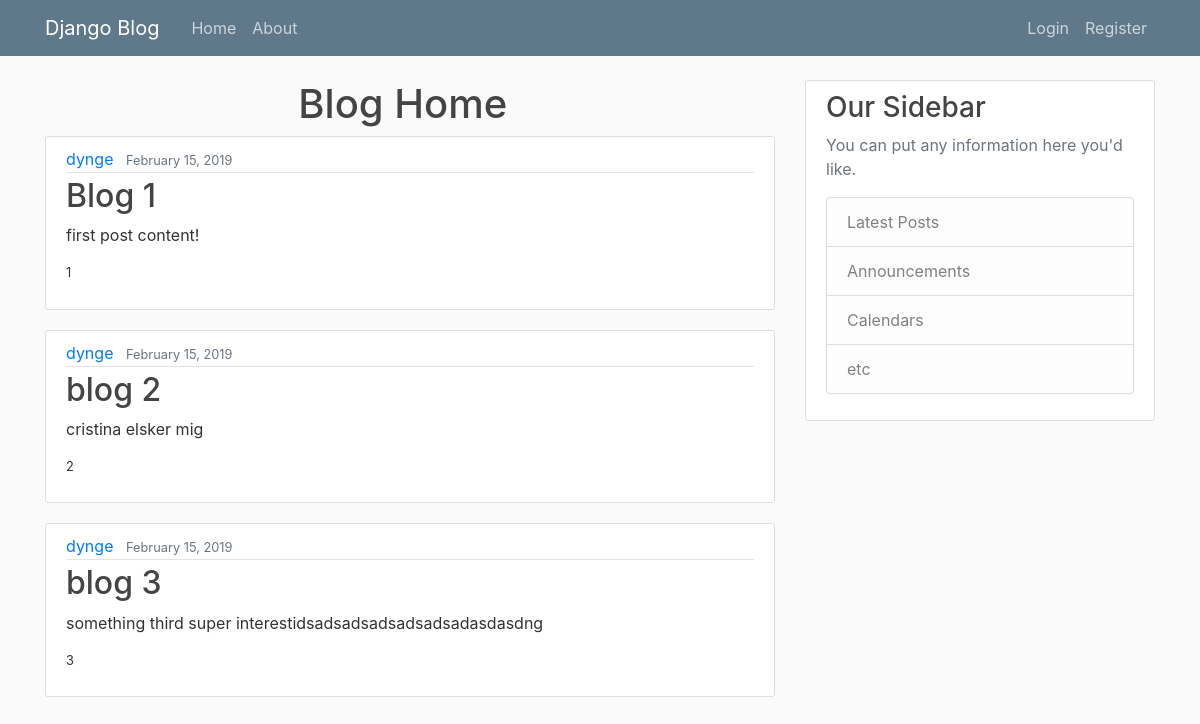
Before: / with the older database file.
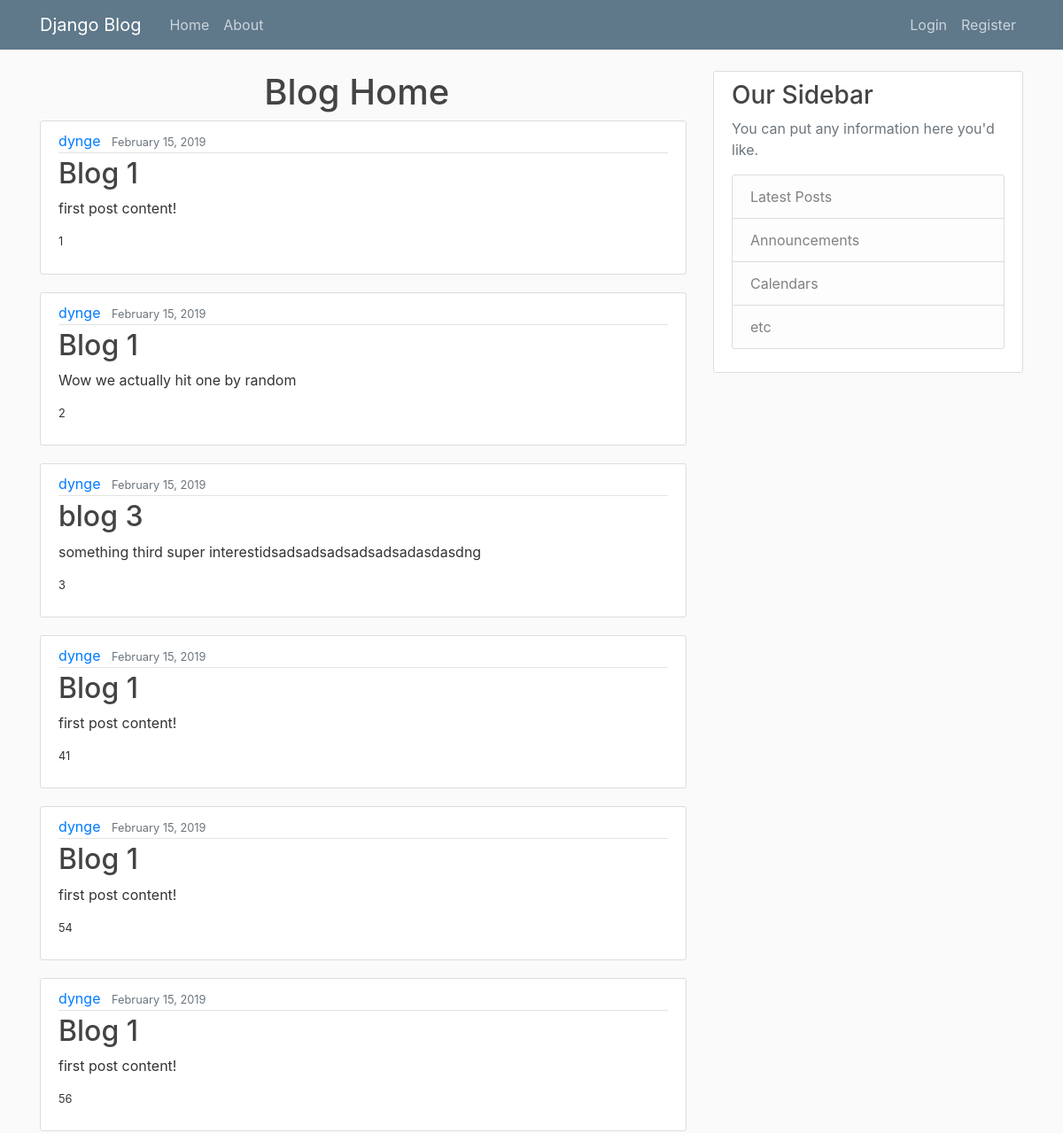
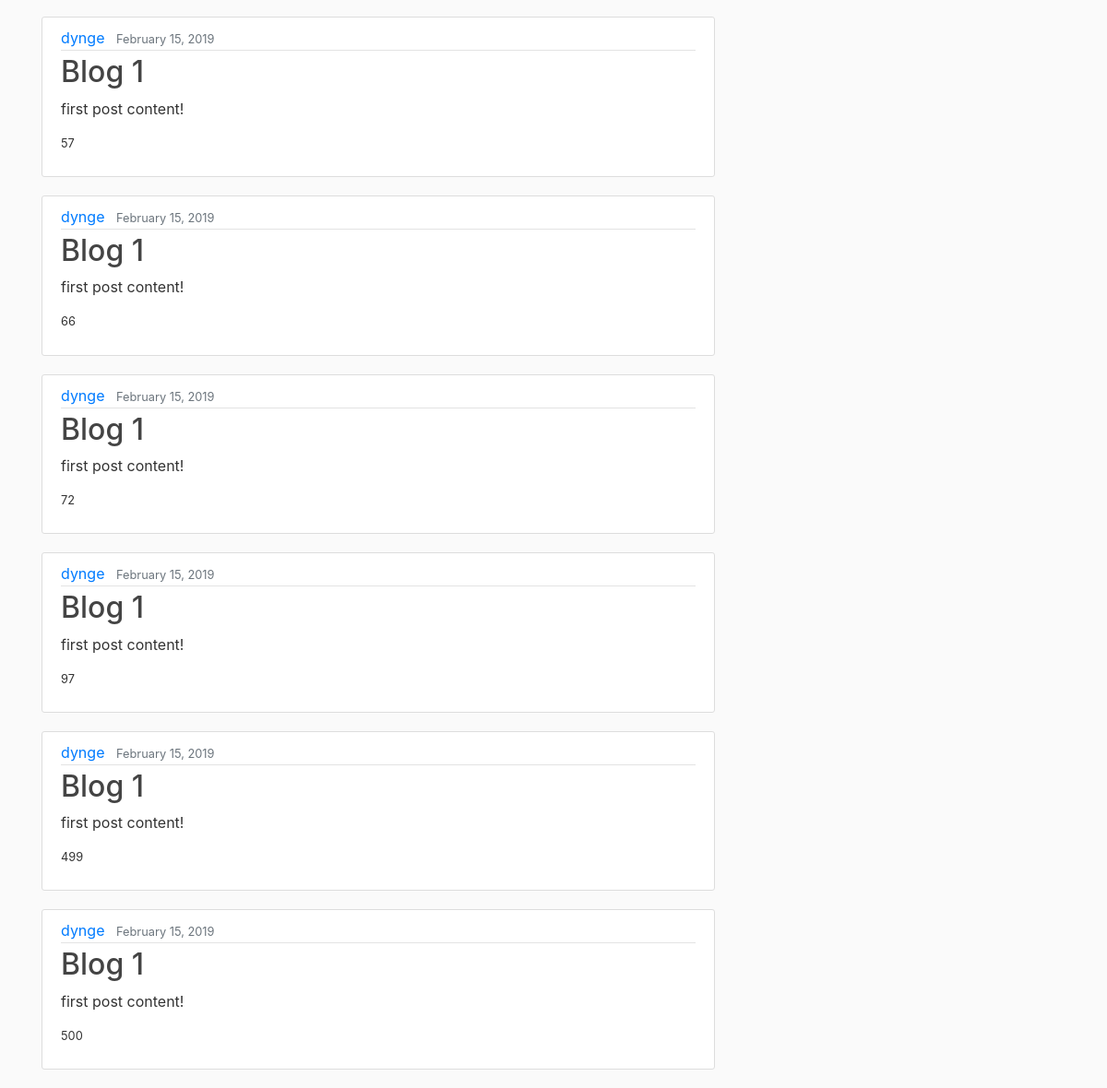
After: the same page with the newer database file (2 pictures, top to bottom).
### blog/models.py (models this page shows, shortened)
class Post(models.Model):
    title = models.CharField(max_length=100)
    content = models.TextField()
    date_posted = models.DateTimeField(default=timezone.now)
    author = models.ForeignKey(User, on_delete=models.CASCADE)

### blog/views.py (the view)
# urls.py: path("", views.home, name="blog-home"),
def home(request):
    context = {"posts": Post.objects.all()}
    return render(request, "blog/home.html", context)

### blog/templates/blog/home.html
{% extends "blog/base.html" %} {% block content %}
<div class="row">
    <div class="col-sm-4">
    </div>
    <div class="col-md-4">
        <h1>Blog Home</h1>
    </div>
    <div class="col-sm-4">
    </div>
</div>
{% for post in posts %}
<article class="media content-section">
    <div class="media-body">
        <div class="article-metadata">
            <a class="mr-2" href="#">{{ post.author }}</a>
            <small class="text-muted">{{ post.date_posted|date:"F d, Y" }}</small>
        </div>
        <h2><a class="article-title" href="#">{{ post.title }}</a></h2>
        <p class="article-content">{{ post.content }}</p>
        <p class="article-content"><small>{{ post.id }}</small></p>
    </div>
</article>
{% endfor %} {% endblock content %}

### blog/templates/blog/base.html (shortened to what this page needs)
{% load static %}
<!doctype html>
<html lang="en">
<head>
    <link rel="stylesheet" href="{% static 'blog/css/drag_styles.css'%}">
    <link rel="stylesheet" href="https://stackpath.bootstrapcdn.com/bootstrap/4.1.3/css/bootstrap.min.css">
    <link rel="stylesheet" type="text/css" href="{% static 'blog/css/main.css'%}">
</head>
    <body>
        <header class="site-header">
            <nav class="navbar navbar-expand-md navbar-dark bg-steel fixed-top">
                <div class="container">
                    <a class="navbar-brand mr-4" href="{% url 'blog-home' %}">Django Blog</a>
                    <div class="collapse navbar-collapse" id="navbarToggle">
                        <div class="navbar-nav mr-auto">
                            <a class="nav-item nav-link" href="{% url 'blog-home' %}">Home</a>
                            <a class="nav-item nav-link" href="{% url 'blog-about' %}">About</a>
                        </div>
                        <div class="navbar-nav">
                            <a class="nav-item nav-link" href="#">Login</a>
                            <a class="nav-item nav-link" href="{% url 'register-home' %}">Register</a>
                        </div>
                    </div>
                </div>
            </nav>
        </header>
        <main role="main" class="container">
            <div class="row">
                <div class="col-md-8">
                     {% block content %} {% endblock %}
                </div>
                <div class="col-md-4">
                    <div class="content-section">
                        <h3>Our Sidebar</h3>
                        <p class='text-muted'>You can put any information here you'd like.
                            <ul class="list-group">
                                <li class="list-group-item list-group-item-light">Latest Posts</li>
                                <li class="list-group-item list-group-item-light">Announcements</li>
                                <li class="list-group-item list-group-item-light">Calendars</li>
                                <li class="list-group-item list-group-item-light">etc</li>
                            </ul>
                        </p>
                    </div>
                </div>
            </div>
        </main>
    </body>
</html>

### blog/static/blog/css/main.css (style rules this page uses)
body { background: #fafafa; color: #333333; margin-top: 5rem; }
h1, h2, h3, h4, h5, h6 { color: #444444; }
ul { margin: 0; }
.bg-steel { background-color: #5f788a; }
.site-header .navbar-nav .nav-link { color: #cbd5db; }
.content-section { background: #ffffff; padding: 10px 20px; border: 1px solid #dddddd; border-radius: 3px; margin-bottom: 20px; }
.article-title { color: #444444; }
.article-content { white-space: pre-line; }
.article-metadata { padding-bottom: 1px; margin-bottom: 4px; border-bottom: 1px solid #e3e3e3 }

Changed rows visible on the page:
changed Post id 2: title "blog 2" → "Blog 1"; content "cristina elsker mig" → "Wow we actually hit one by random"
added Post: author "dynge", date_posted "February 15, 2019", title "Blog 1", content "first post content!", id "41"
added Post: author "dynge", date_posted "February 15, 2019", title "Blog 1", content "first post content!", id "54"
added Post: author "dynge", date_posted "February 15, 2019", title "Blog 1", content "first post content!", id "56"
added Post: author "dynge", date_posted "February 15, 2019", title "Blog 1", content "first post content!", id "57"
added Post: author "dynge", date_posted "February 15, 2019", title "Blog 1", content "first post content!", id "66"
added Post: author "dynge", date_posted "February 15, 2019", title "Blog 1", content "first post content!", id "72"
added Post: author "dynge", date_posted "February 15, 2019", title "Blog 1", content "first post content!", id "97"
added Post: author "dynge", date_posted "February 15, 2019", title "Blog 1", content "first post content!", id "499"
added Post: author "dynge", date_posted "February 15, 2019", title "Blog 1", content "first post content!", id "500"
